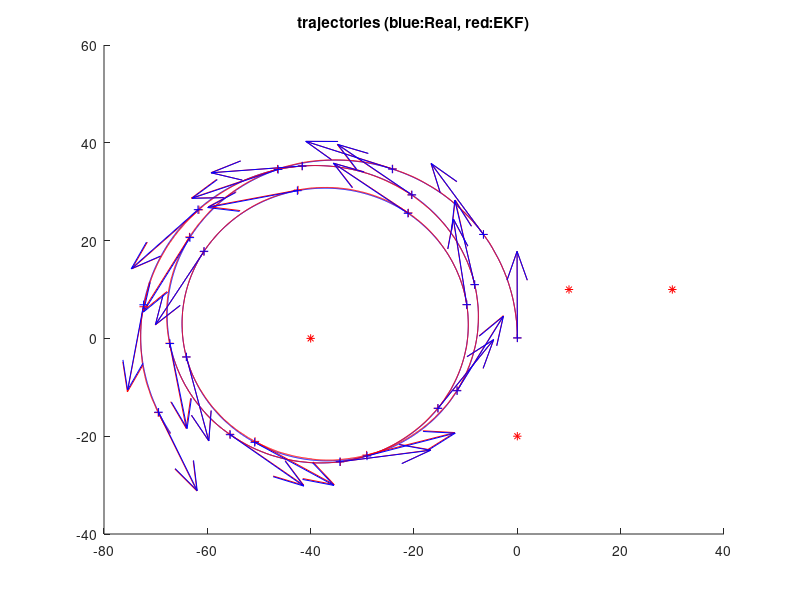
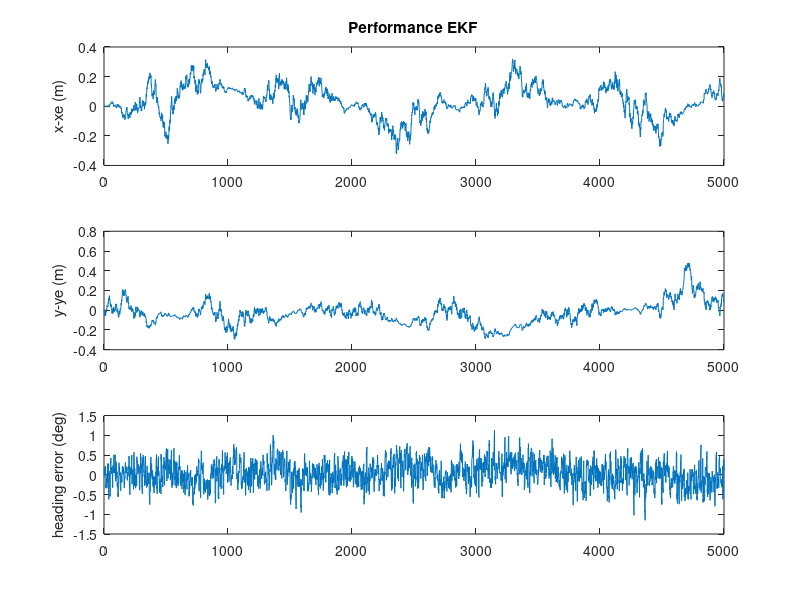

Write the MATLAB code that produced these figures, in order.
% DemoEKF.m - version 2016.1
% MRTN4010 - S1.2016
% Example using Extended Kalman Filter for the localization problem, using laser range observations.

% Note#1:
% For each "laser scan" we extract the detected landmarks and use their ranges to update the estimated 
% states (3DoF: 2D position and heading of the platform).  
% Even frequently using "just" one range (related to some landmark) the estimator is
% able to estimate the pose (position and heading)!!!
% Q: How is this possible?
% A: This is because in addition to the observation model we use the process model (which correlates the states in time) as well.
% As the robot moves then we obtain several observations from different poses (and at different times).
% This system is what is said to be "Observable" 
% (its internal states can be estimated by observing its "outputs", in this case we measure the robot's distance to certain landmark/landmarks).


% Note#2: in this simulation we run the process model at certain frequency
% (dt=50ms), however we do not assume we get measurements (for the observations) at that sample
% rate (that situation would be great!, but it is not always possible). We assume observations have a slower sample rate. This
% is to show that even for a poor system (observing at low rate) the estimation process is still good and feasible. 
% ( Question: How fast is a human driver in observing the context in order to estimate his/her pose? )


%Note #3:
% You can change many things in this simulation:
% 1)  the geographical distribution and number of landmarks.
% 2)  the noise's standard deviations in the inputs of the kinematic model of the vehicle
% 3)  the noise's standard deviations of range measurements
% 4)  the sampling rate of the scanner
% 5)  the inputs to the process (speed and angular rate)
% and a lot of things for experimenting!


% You are requested, in Project01, to 
%  1) modify the update stage of the EKF for accepting bearing observations.
%  2) Adapt the Q matrix used in the prediction step, for properly
%  considering the noise that pollutes the model inputs.



% Note4:  IMPORTANT
% a) You will need to modify the EKF update stage in order to deal with the
% cases:        Bearing Only and Range+Bearing (as required in Project01).

% b) you need to adapt the Q matrix in the prediction stage in order to
% consider the noise that pollutes the inputs of the process model (speed
% and gyroZ). 

%---------------------------------

% In this problem we have a kinematic model of the platform ( our "process
% model"). The inputs, u(t), of the model are 2 :
%    a)  platform's speed (measured at the middle point between the back wheels) 
%    b)  Wz (yaw/heading angular rate), measured through  IMU's gyros.


% by J. Guivant for MRTN4010's students, Session S2.2015.



function main()


% .....................................................
% Here I define the magnitude of the "noises", that I assume are present, 
% polluting mesurements, models, etc.  

% Standard deviation of the error in the angular rate sensor. 
stdDevGyro = 2*pi/180 ;        
% 2 degrees/second , standard deviation of the gyros' noise
% you have seen, when playing with our real IMU's data that, after removing the
% offsets, the random error present in the gyros' measurements should be lower than 2 deg/sec.


% Standard deviation of the error in the speed's measurements
stdDevSpeed = 0.3 ;   % We simulate a lot of error!  (very difficult case). 
% Speed meter's error = 0.3m/sec; actually, a low quality speed sensor!

% ... errors in the range measurements (25cm, standard dev.)
sdev_rangeMeasurement = 0.25 ;          % std. of noise in range measurements. 0.25m
% this is more than the error you would have with our laser scanner.

stdDevBear = 0.5 * pi / 180;
% .....................................................
Dt=0.05 ;                       % "sample time", 50ms
Li = 5000 ;                     % "experiment" duration, in iterations 
DtObservations=0.250 ;          % laser "sample time" (for observations), 4Hz, approximately


% .....................................................
% Here I create a virtual map, because this program works on a simulated process.
% (in a real case you would have a real map)

% How many landmarks do you want to use?  
n_usedLanmarks = 4 ;    %it must be : 0 < n_usedLanmarks <5 
% just to create some landmarks
% if you specify "n_usedLanmarks = 0", you would not have observations
% (i.e. no updates, just predictions )

global NavigationMap;
NavigationMap = CreateSomeMap(n_usedLanmarks) ;  %creates a artificial map!
% ................................................


% These are the ESTIMATES (Expected value and covariance matrix)
% Initial conditions of the estimates (identical to the real ones, as in
% the lab)( I Assume we know the initial condition of the system)
Xe = [ 0; 0;pi/2 ] ;        
P = zeros(3,3) ;            % initial quality --> perfect (covariance =zero )
% Why perfect? (BECAUSE in this case we DO ASSUME we know perfectly the initial condition)


% Some buffers to store the intermediate values during the experiment
Xreal_History= zeros(3,Li) ;
Xe_History= zeros(3,Li) ;

% .....................................................
% I assume that every time we apply the process model to predict the evolution of the system for a 
% perdiod of time of Dt (50ms) we introduce uncertainty of 0.01m standard deviation on X, Pu = diag([(0.01)^2, (1*pi/180)^2]);
% Q matrix. Represent the covariance of the uncertainty about the process model.
% .....................................................


% similar uncertainty on Y and 1 degree (a lot!) on the heading's estimation
% Q  =zeros(3,3) ;  Q(1,1) = (0.01)^2 ; Q(2,2) =Q(1,1)  ; Q(3,3) = (1*pi/180)^2 ;
% Although you can use this proposed Q, it can be improved. Read
% "MTRN40101_L06_Noise_in_the_inputs_of_ProcessModel.pdf" in order to implement a good refinement. 

%my modifications, keep original q matrix as initial, set up Pu diagonal
Qi = diag( [ (0.01)^2 ,(0.01)^2 , (1*pi/180)^2]) ;

Pu = diag([(stdDevSpeed)^2, (stdDevGyro)^2]);

time=0 ;
% init simulator of process (the "real system").
InitSimulation(stdDevSpeed,stdDevGyro,stdDevBear, sdev_rangeMeasurement,DtObservations);
% (BTW: this is just a simulation to replace the real system, because we,
% for the moment, do not have the real system. )


disp('Running full simulation, OFF line. Please wait...');

% .....................................................    
for i=1:Li,     % loop
    
    %pause(dt) ;   % NO delay, I want to run this in a fast off-line SIMULATION, so ASAP.
    
    time = time+Dt ;    
    SimuPlatform(time,Dt);      % because NOW I do not have a real system, I simulate it.

     
    % I ask about the inputs to the Process Model.
    % The inputs I will be told are polluted versions of the real inputs.
    [Noisy_speed,Noisy_GyroZ]=GetProcessModelInputs();
    % in the real case we should measure the real inputs (gyros and speedmeter)
    
    % -------- THIS IS THE EKF! ------------------------

    % ------ Kalman Filter prediction: applies the prediction step (i.e. Porcess model). 
    Xe    = RunProcessModel(Xe,Noisy_speed,Noisy_GyroZ,Dt) ;
    % Estimate new covariance after prediction
    % First , I evaluate the Jacobian matrix of the process model (see lecture notes).
    % you should write the analytical expression on paper to understand the following line.
    J = [ [1,0,-Dt*Noisy_speed*sin(Xe(3))  ]  ; [0,1,Dt*Noisy_speed*cos(Xe(3))] ;    [ 0,0,1 ] ] ;
    
    Ju = [ [cos(Xe(3))*Dt,0] ; [sin(Xe(3))*Dt,0] ; [0,Dt] ];
    
    % then I calculate the new coveraince, after the prediction P(K+1|K) = J*P(K|K)*J'+Q ;
    Qu = Ju*Pu*Ju';
    Q = Qi + Qu;
    P = J*P*J'+Q ;
    % the precition step, for this iteration, is done.
    % -----------------------------------------------


    % .. Get range measuremens, if those are available.
    [nDetectedLandmarks,MasuredRanges,IDs,MeasuredBearings]=GetObservationMeasurements();
    
    if nDetectedLandmarks>0,     % any laser data and detected landmarks?
     
        % Because there are available obsevations ==> I perform EKF update.
             
   
        % ----------3)----- Kalmal Filter update (observations)
        % Because this observation function is non-linear--> we need to get the Jacobians of h(X).
        % Jacobian for range only measurements (evaluated at the current expected value -->Xe)    
        
        % sqrt( (xi-x)^2+(yi-y)^2 ) for all the seen landmarks. I will need
        % this term for the next calculations.
        
        % We perform an EKF update for each of the observations
        for u=1:nDetectedLandmarks,
         
            ID = IDs(u);            % landmark ID?    
            eDX = (NavigationMap.landmarks(ID,1)-Xe(1)) ;      % (xu-x)
            eDY = (NavigationMap.landmarks(ID,2)-Xe(2)) ;      % (yu-y)
            eD2 = eDX*eDX + eDY*eDY;
            eDD = sqrt( eD2 ) ; %   so : sqrt( (xu-x)^2+(yu-y)^2 ) 
            eDB = atan2(eDY,eDX) - Xe(3) + pi/2;
            
        
            % here is it. "H". I reuse some previous calculations.
            H = [  eDY/eD2 , -eDX/eD2, -1 ] ;   % Jacobian of h(X); size 1x3
        
        
        
            % the expected distances to the landmarks ( "h(Xe)" )
            ExpectedRange = eDD ;   % just a coincidence: we already calculated them for the Jacobian, so I reuse it. 
            ExpectedBearing = eDB;

   
            
            % Evaluate residual (innovation)  "Y-h(Xe)" 
            %(measured output value - expected output value)

            
            zRange  = MasuredRanges(u) - ExpectedRange ;      
            zBearing = MeasuredBearings(u) - ExpectedBearing;
            zBearing = mod(zBearing + pi, 2*pi)-pi;

            
            % ------ covariance of the noise/uncetainty in the measurements
            RRange = sdev_rangeMeasurement*sdev_rangeMeasurement*4 ;
            RBearing = 4 * stdDevBear * stdDevBear;
            % I multiply by 4 because I want to be conservative and assume
            % twice the standard deviation that I believe does happen.
        
            % Some intermediate steps for the EKF (as presented in the lecture notes)
            S = RBearing + H*P*H' ;
            iS=inv(S);                 % iS = inv(S) ;   % in this case S is 1x1 so inv(S) is just 1/S
            K = P*H'*iS ;           % Kalman gain

            % ----- finally, we do it...We obtain  X(k+1|k+1) and P(k+1|k+1)
            Xe = Xe+K*zBearing ;           % update the  expected value
            P = P-P*H'*iS*H*P ;     % update the Covariance
        % -----  individual EKF update done ...
       end; 
       % all available EKF updates done ...
    end;  
     
    
     % -------- store some current variables, to plot at the end.   
     Xreal_History(:,i) = GetCurrentSimulatedState() ;
     Xe_History(:,i)    = Xe ;
end ;                           % end of while loop
      


% PLOT some results. PLot estimated and "real" values of platform states.
SomePlots(Xreal_History,Xe_History,NavigationMap) ;


return ;           % loop to the next observation based on new measurements..



% =========================================================================
% --- THIS IS THE PROCESS MODEL of MY SYSTEM. (it is a Kinemetic model)
    
function Xnext=RunProcessModel(X,speed,GyroZ,dt) 
    Xnext = X + dt*[ speed*cos(X(3)) ;  speed*sin(X(3)) ; GyroZ ] ;
return ;


% =========================================================================
% ========== Simulation functions - (used for simulation of "real" platform and
% for the process model of the EKF.
% When we apply the EKF on a real case, we do NOT need this part.


function [ranges,IDs,bearings] = GetMeasurementsFomNearbyLandmarks(X,map)
    
    if map.nLandmarks>0,
        dx= map.landmarks(:,1) - X(1) ;
        dy= map.landmarks(:,2) - X(2) ;
        ranges = sqrt((dx.*dx + dy.*dy)) ;
        IDs = [1:map.nLandmarks];
        
        bearings = atan2(dy, dx) - X(3) + pi/2;

                
        
    else,
        IDs=[];ranges=[];bearings=[];
    end;
    % I simulate I measure/detect all the landmarks, however there can be
    % cases where I see just the nearby ones.
    
return ;


% here I propose some speed and angular rate inputs. 
% in real cases, they do happen, we do not propose them.
function [speed,GyroZ] = SimuControl(X,t)
    speed = 2 ;                                         % cruise speed, 2m/s  ( v ~ 7km/h)
    GyroZ = 3*pi/180 + sin(0.1*2*pi*t/50)*.02 ;         % some crazy driver moving the steering wheel...
return ;


% here I propose some map of landmarks. 
% in real cases, we do not create it, synthetically, like here.
function map = CreateSomeMap(n_used)
    n_used = max(0,min(4,n_used));      % accepts no less than 1, no more than 4. 
    
    landmarks = [  [ -40,0 ];[ -0,-20 ];[ 10,10 ] ;[ 30,10 ]  ] ;   
    % you may modify this list, in case you want to add more landmarks to the navigation map.
    
    map.landmarks = landmarks(1:n_used,:) ;
    map.nLandmarks = n_used ;
return ;





function InitSimulation(stdDevSpeed,stdDevGyro, stdDevBear, sdev_rangeMeasurement,DtObservations)
    global ContextSimulation;
    ContextSimulation.Xreal = [ 0; 0;pi/2 ] ;     % [x;y;phi]
    ContextSimulation.stdDevSpeed = stdDevSpeed;
    ContextSimulation.stdDevGyro = stdDevGyro;
    ContextSimulation.stdDevBear = stdDevBear;
    ContextSimulation.Xreal = [0;0;pi/2];
    ContextSimulation.speed=0;
    ContextSimulation.GyroZ=0;
    ContextSimulation.sdev_rangeMeasurement=sdev_rangeMeasurement;
    ContextSimulation.DtObservations=DtObservations;
    ContextSimulation.timeForNextObservation= 0;
    ContextSimulation.CurrSimulatedTime=0;
return;


function [Noisy_speed,Noisy_GyroZ]=GetProcessModelInputs()
    % .....................................................
    % add noise to simulate real conditions
    % WHY? to be realistic. When we measure things the measurements are polluted with noise, So I simulated that situation by adding random
    % noise to the perfect measurements (the ones I get from the simulated "real" platform.
    global ContextSimulation;
    Noisy_speed =ContextSimulation.speed+ContextSimulation.stdDevSpeed*randn(1) ;
    Noisy_GyroZ =ContextSimulation.GyroZ+ContextSimulation.stdDevGyro*randn(1);
return;


% NOTE: in Project#2 you will apply the EKF for estimating the states of the real
% system. In such cases You DO NOT ADD ANY NOISE to the real
% measurements!!!!. We add noise, here, because we want to simulate a real
% case, always having noise polluting our measurements.


function  SimuPlatform(time,Dt)
    global ContextSimulation;    
    
    % simulate some crazy driver for the car..
    [ContextSimulation.speed,ContextSimulation.GyroZ] = SimuControl(ContextSimulation.Xreal,time) ;      % read kinematic model inputs, ideal ones
    % .........................................
    % simulate one step of the "real system":  Xreal(time)
    ContextSimulation.Xreal = RunProcessModel(ContextSimulation.Xreal,ContextSimulation.speed,ContextSimulation.GyroZ,Dt) ;
    ContextSimulation.CurrSimulatedTime = ContextSimulation.CurrSimulatedTime+Dt;
return;


function [nDetectedLandmarks,MasuredRanges,IDs, MeasuredBearings]=GetObservationMeasurements(map)
    global ContextSimulation NavigationMap;       
   
    if ContextSimulation.CurrSimulatedTime<ContextSimulation.timeForNextObservation,
        % no measurements of outputs at this time.
        nDetectedLandmarks=0;
        MasuredRanges=[];
        IDs=[];
        MeasuredBearings = [];
        return ; 
    end;
        
    ContextSimulation.timeForNextObservation = ContextSimulation.timeForNextObservation+ContextSimulation.DtObservations;
    
    % get simulated range measurements (actual system), in this case the
    % simulated platform.
        [RealRanges,IDs, RealBearings] = GetMeasurementsFomNearbyLandmarks(ContextSimulation.Xreal,NavigationMap) ;
                % ...................................................
        nDetectedLandmarks = length(RealRanges) ;
      
        
        if (nDetectedLandmarks<1)       % no detected landmarks...
            MasuredRanges=[];   IDs=[];  MeasuredBearings=[];  return ; 
        end;
        
        
        % Here I corrupt the simulated measurements by adding some random noise (to simulate the noise that would be present in the reality)
        % this is the noise:
        noiseInMeasurementsRange= ContextSimulation.sdev_rangeMeasurement*randn(size(RealRanges));
        noiseInMeasurementsBearings= ContextSimulation.stdDevBear*randn(size(RealBearings));

        % here I add it to the perfect ranges' measurements
        MasuredRanges = RealRanges +  noiseInMeasurementsRange ;
        MeasuredBearings = RealBearings + noiseInMeasurementsBearings;
        
        % so MasuredRanges are the measurements polluted with
        % noise. I get the "perfect measurements" from the simulated
        % platform.
        
        % in real life they arrive already polluted!
        
 return;

 
    function X=GetCurrentSimulatedState()
        global ContextSimulation;
        X=ContextSimulation.Xreal;
        
        
     return;   

% -------------end simulation functions -----------------------------------------------


% ====================================================
% --- This is JUST for ploting the results
function SomePlots(Xreal_History,Xe_History,map) ;



figure(2) ; clf ; hold on ;
plot(Xreal_History(1,:),Xreal_History(2,:),'b') ;
plot(Xe_History(1,:),Xe_History(2,:),'r') ;
plot(map.landmarks(:,1),map.landmarks(:,2),'*r') ;
ii = [1:225:length(Xe_History(1,:))] ;
quiver(Xe_History(1,ii),Xe_History(2,ii),5*cos(Xe_History(3,ii)),5*sin(Xe_History(3,ii)),'r' ) ;
quiver(Xreal_History(1,ii),Xreal_History(2,ii),5*cos(Xreal_History(3,ii)),5*sin(Xreal_History(3,ii)),'b' ) ;
plot(Xe_History(1,ii),Xe_History(2,ii),'+r') ;
plot(Xreal_History(1,ii),Xreal_History(2,ii),'+b') ;
title('trajectories (blue:Real, red:EKF)') ;

% --------- plot errors between EKF estimates and the real values
figure(3) ; clf ; 
subplot(311) ; plot(Xreal_History(1,:)-Xe_History(1,:)) ;ylabel('x-xe (m)') ;
title('Performance EKF') ;
subplot(312) ; plot(Xreal_History(2,:)-Xe_History(2,:)) ;ylabel('y-ye (m)') ;
subplot(313) ; plot(180/pi*(Xreal_History(3,:)-Xe_History(3,:))) ;ylabel('heading error (deg)') ;

return ;
% -------------------------------------------------------------------------


%  Jose Guivant - For Projects 01/02 - AAS -Session 1.2016
%  Questions:      email to : j.guivant@unsw.edu.au


% -------------------------------------------------------------------------


